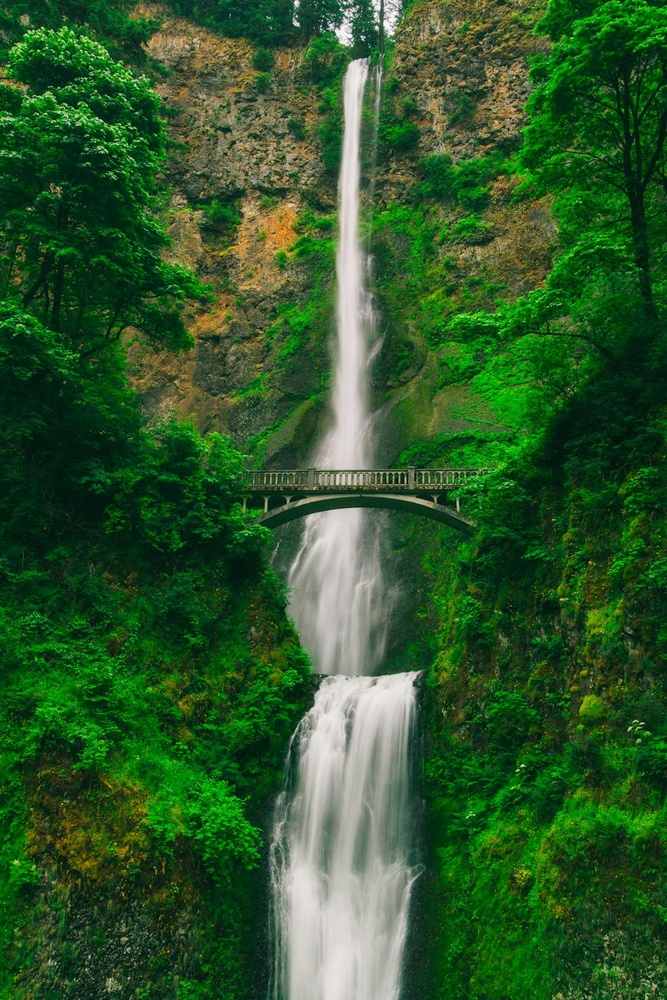
#> input picture OpenCV/waterfall_m.jpg, 667 x 1000 px, shrunk from 1280 x 1920 before the run
$ python image_shift.py
#> lines starting #> are read from the running program, lines starting #| are printed output that depends on the picture
import cv2
import numpy as np

img = cv2.imread("waterfall_m.jpg")
#> img is the input picture: shape (1000, 667, 3); mean B, G, R 41.6, 86.6, 45.5

column = img.shape[1]
#> column = 667
row = img.shape[0]
#> row = 1000

s = np.float32([(1, 0, 150), (0,1, 70)])

shifted = cv2.warpAffine(img, s, (column, row))
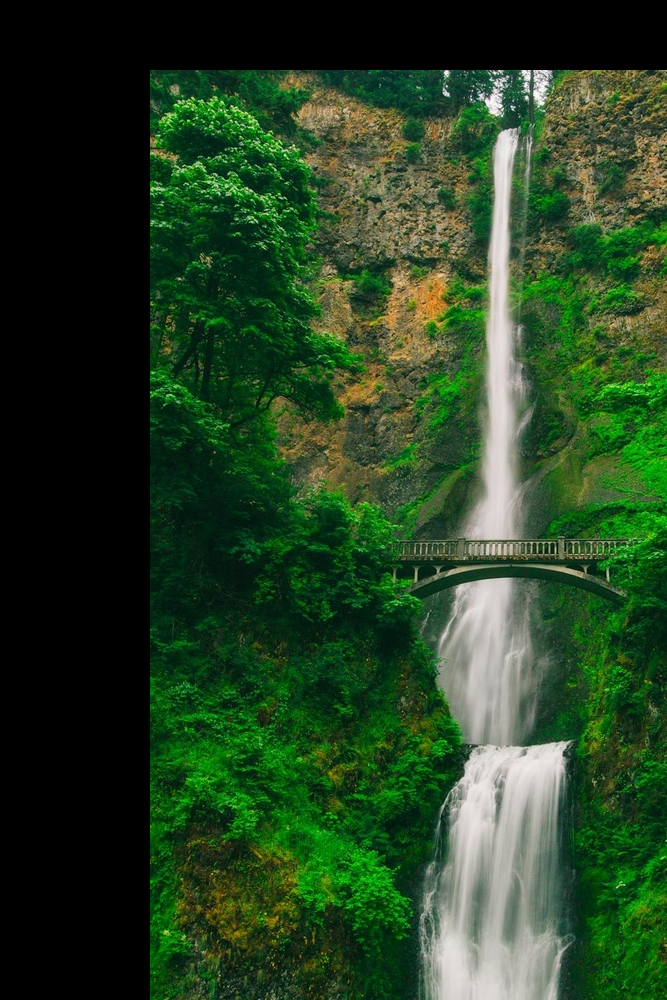
#> shifted: shape (1000, 667, 3); mean B, G, R 34.1, 65.1, 37.6

cv2.imshow("Original", img)
cv2.imshow("Shifted", shifted)

cv2.waitKey(0)
cv2.destroyAllWindows()
